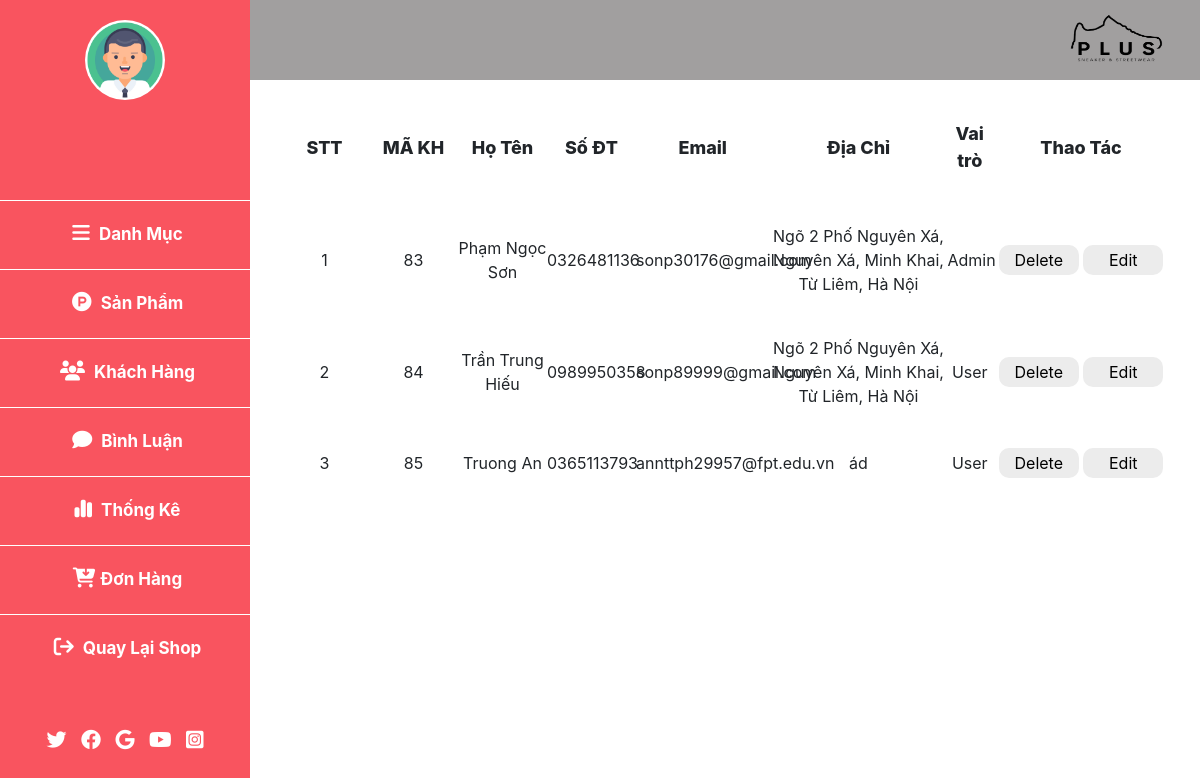
Page /admin/index.php?btn=page_kh on the committed database.
### tables this page shows
CREATE TABLE `tai_khoan` (
  `ma_tk` int(10) NOT NULL,
  `ho_ten` varchar(100) NOT NULL,
  `email` varchar(100) NOT NULL,
  `mat_khau` varchar(32) NOT NULL,
  `sdt` varchar(11) NOT NULL,
  `ngay_sinh` date NOT NULL,
  `dia_chi` varchar(200) NOT NULL,
  `vai_tro` int(10) NOT NULL
);

### model/pdo.php (called while the page is built, shortened)
<?php
if (!function_exists('pdo_get_connection')) {
    function pdo_get_connection()
    {
        $dburl = "mysql:host=localhost;dbname=project_duan1;charset=utf8";
        $username = 'root';
        $password = '';
        $conn = new PDO($dburl, $username, $password);
        $conn->setAttribute(PDO::ATTR_ERRMODE, PDO::ERRMODE_EXCEPTION);
        return $conn;
    }
}
if (!function_exists('pdo_query')) {
    function pdo_query($sql)
    {
        $sql_args = array_slice(func_get_args(), 1);
        try {
            $conn = pdo_get_connection();
            $stmt = $conn->prepare($sql);
            $stmt->execute($sql_args);
            $rows = $stmt->fetchAll();
            return $rows;
        } catch (PDOException $e) {
            throw $e;
        } finally {
            unset($conn);
        }
    }
}

### model/taikhoan.php (called while the page is built, shortened)
<?php
if (!function_exists('loadall_taikhoan')) {
    function loadall_taikhoan()
    {
        $sql = "SELECT * FROM `tai_khoan` order by `ma_tk` ";
        $khachhang = pdo_query($sql);
        return $khachhang;
    }
}

### admin/user/list_kh.php (the view, shortened to what this page needs)
<main>
    <div class="logo">
        <img src="../img/image(1269)_preview_rev_1 (1).png" alt="">
    </div>
    <div class="content">
        <div class="content-product">
            <div style="width: 10%;" class="product-title">STT</div>
            <div style="width: 10%;" class="product-title">MÃ KH</div>
            <div style="width: 10%;" class="product-title">Họ Tên</div>
            <div style="width: 10%;" class="product-title">Số ĐT</div>
            <div style="width: 15%;" class="product-title">Email</div>
            <div style="width: 20%;" class="product-title">Địa Chỉ</div>
            <div style="width: 5%;" class="product-title">Vai trò</div>
            <div style="width: 20%;" class="product-title">Thao Tác</div>
        </div>
        <?php
        $sum = 1;
        $delete = "return confirm('Bạn có chắc chắn muốn xóa')";
        $edit = "return confirm('Bạn có chắc chắn muốn sửa')";
        foreach ($list_user as $list) {
            extract($list);
            $delete_user = "index.php?btn=delete_user&ma_tk=" . $ma_tk;
            $edit_user = "index.php?btn=edit_user&ma_tk=" . $ma_tk;
        ?>
            <div class="content-product">
                <div style="width: 10%;" class="product-items"><?= $sum++ ?></div>
                <div style="width: 10%;" class="product-items"><?= $ma_tk ?></div>
                <div style="width: 10%;" class="product-items"><?= $ho_ten ?></div>
                <div style="width: 10%;" class="product-items"><?= $sdt ?></div>
                <div style="width: 15%;" class="product-items"><?= $email ?></div>
                <div style="width: 20%;" class="product-items"><?= $dia_chi ?></div>
                <div style="width: 5%;" class="product-items"><?php if ($list['vai_tro'] == 1) {
                                                                    echo "Admin";
                                                                } else {
                                                                    echo "User";
                                                                }; ?></div>
                <div style="width: 20%;" class="product-items">
                    <a href="<?= $delete_user ?>">
                        <input type="button" <?php
                                                if ($list['ma_tk'] == $_SESSION['user']['ma_tk']) {
                                                    if (isset($thong_bao) && ($thong_bao != "")) {
                                                        echo $thong_bao;
                                                    }
                                                }
                                                ?> value="Delete" class="operation" onclick="<?= $delete ?>">
                    </a>
                    <a href="<?= $edit_user ?>">
                        <input type="button" value="Edit" class="operation" onclick="<?= $edit ?>">
                    </a>
                </div>
            </div>
        <?php
        }
        ?>
    </div>
</main>
</div>

### admin/header.php (shortened to what this page needs)
<!DOCTYPE html>
<html lang="en">
<head>
    <link rel="stylesheet" href="https://cdnjs.cloudflare.com/ajax/libs/font-awesome/6.4.0/css/all.min.css">
    <link rel="stylesheet" href="../css/admin.css">
    <link rel="stylesheet" href="../css/bootstrap.css">
</head>
<body>
    <div class="page">
        <header class="wrapper-nav">
            <div class="account">
                <img src="../img/Avatar-Profile-Vector-PNG-Clipart.png" alt="">
                <h2>
                </h2>
            </div>
            <div class="category_admin">
                <ul>
                    <li><a href="index.php?btn=list_dm"><i class="fa-solid fa-bars"></i> Danh Mục</a></li>
                    <li><a href="index.php?btn=list_sp"><i class="fa-brands fa-product-hunt"></i> Sản Phẩm</a></li>
                    <li><a href="index.php?btn=page_kh"><i class="fa-solid fa-users"></i> Khách Hàng </a></li>
                    <li><a href="index.php?btn=page_bl"><i class="fa-solid fa-comment"></i> Bình Luận</a></li>
                    <li><a href="index.php?btn=page_tk"><i class="fa-solid fa-chart-simple"></i> Thống Kê</a></li>
                    <li><a href="index.php?btn=page_dh"><i class="fa-solid fa-cart-arrow-down"></i>Đơn Hàng</a></li>
                    <li> <a href="../index.php"><i class="fa-solid fa-arrow-right-from-bracket"></i> Quay Lại Shop</a></li>
                </ul>
            </div>
            <div class="icon_share">
                <i class="fa-brands fa-twitter"></i>
                <i class="fa-brands fa-facebook"></i>
                <i class="fa-brands fa-google"></i>
                <i class="fa-brands fa-youtube"></i>
                <i class="fa-brands fa-square-instagram"></i>
            </div>
        </header>

### admin/index.php (shortened to what this page needs)
<?php
include_once '../model/pdo.php';
include '../model/taikhoan.php';
include "header.php";
if (isset ($_GET['btn'])) {
   $btn = $_GET['btn'];
   switch ($btn) {
      case 'page_kh':
         $list_user = loadall_taikhoan();
         include "user/list_kh.php";
         break;
   }
} else {
   include "home.php";
}
include "footer.php";

### admin/footer.php
</body>
</html>

### css/admin.css (style rules this page uses)
* { box-sizing: border-box; margin: 0; }
.page { display: flex; height: 100%; }
header { width: 250px; height: 100%; background-color: #f83744d9; color: white; }
.wrapper-nav { z-index: 1; position: fixed; }
.account { height: 200px; text-align: center; }
.account h2 { height: 70px; }
.account img { width: 80px; height: 80px; margin: 20px 0; background-color: white; border-radius: 50%; }
.category_admin ul { padding: 0; }
.category_admin ul li { width: 100%; height: 69px; list-style: none; border-top: 1px solid white; display: flex; justify-content: center; align-items: center; }
.category_admin ul li a { text-decoration: none; color: white; font-size: 17px; font-weight: 700; }
.category_admin ul li a i { font-size: 20px; margin: 0 5px; }
main { width: 100%; background-color: white; margin-left: 250px; }
.logo { display: flex; justify-content: end; width: 100%; background-color: #a19f9f; height: 80px; }
.logo img { width: 170px; height: 100%; }
.icon_share { height: 125px; text-align: center; padding: 30px 0; }
.icon_share i { font-size: 20px; margin: 0 5px; }
.content-product { margin: 20px 30px; display: flex; align-items: center; }
.product-title { text-align: center; font-size: 18px; font-weight: 800; padding: 10px 0; }
.content-product { text-align: center; padding: 10px 0; }
.product-items .operation { width: 80px; height: 30px; border-radius: 10px; border: none; background-color: #ececec; transition: 0.3s ease-in; }

### rows in the picture
tai_khoan: ma_tk "83", ho_ten "Phạm Ngọc Sơn", sdt "0326481136", email "sonp30176@gmail.com", dia_chi "Ngõ 2 Phố Nguyên Xá, Nguyên Xá, Minh Khai, Từ Liêm, Hà Nội", vai_tro "Admin", ma_tk "Delete"
tai_khoan: ma_tk "84", ho_ten "Trần Trung Hiếu", sdt "0989950358", email "sonp89999@gmail.com", dia_chi "Ngõ 2 Phố Nguyên Xá, Nguyên Xá, Minh Khai, Từ Liêm, Hà Nội", vai_tro "User", ma_tk "Delete"
tai_khoan: ma_tk "85", ho_ten "Truong An", sdt "0365113793", email "annttph29957@fpt.edu.vn", dia_chi "ád", vai_tro "User", ma_tk "Delete"
